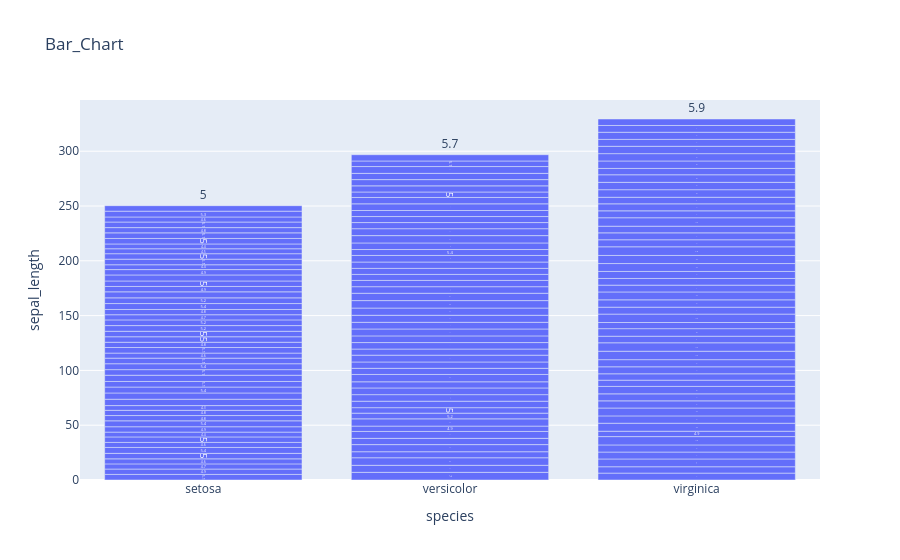

Notebook code for this chart:
### Code cell
fig=px.bar(df4,x="species",y="sepal_length",title="Bar_Chart",text="sepal_length")
fig.show()

### Figure 1 — Plotly figure (JSON) as saved in the notebook; plotly's stock layout.template omitted (floating-point values rounded to 4 significant figures; data arrays with more than 128 entries replaced by an {"elided": "..."} marker saying what was removed)
{"data": [{"hovertemplate": "species=%{x}<br>sepal_length=%{text}<extra></extra>", "legendgroup": "", "marker": {"color": "#636efa", "pattern": {"shape": ""}}, "name": "", "orientation": "v", "showlegend": false, "text": {"elided": "150 float values"}, "textposition": "auto", "type": "bar", "x": {"elided": "150 str values"}, "xaxis": "x", "y": {"elided": "150 float values"}, "yaxis": "y"}], "layout": {"barmode": "relative", "legend": {"tracegroupgap": 0}, "title": {"text": "Bar_Chart"}, "xaxis": {"anchor": "y", "domain": [0, 1], "title": {"text": "species"}}, "yaxis": {"anchor": "x", "domain": [0, 1], "title": {"text": "sepal_length"}}}}
